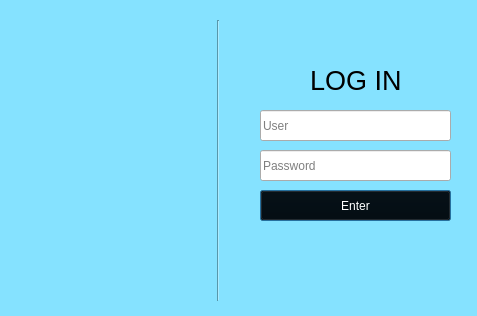
<?xml version="1.0" encoding="UTF-8"?>
<ui version="4.0">
 <class>Dialog</class>
 <widget class="QDialog" name="Dialog">
  <property name="geometry">
   <rect>
    <x>0</x>
    <y>0</y>
    <width>477</width>
    <height>316</height>
   </rect>
  </property>
  <property name="windowTitle">
   <string>Dialog</string>
  </property>
  <widget class="QFrame" name="FIRSTPOV">
   <property name="geometry">
    <rect>
     <x>-10</x>
     <y>-10</y>
     <width>491</width>
     <height>341</height>
    </rect>
   </property>
   <property name="font">
    <font>
     <family>Segoe UI Historic</family>
    </font>
   </property>
   <property name="styleSheet">
    <string notr="true">
QFrame {
    background-color: #85E2FF;
}
</string>
   </property>
   <property name="frameShape">
    <enum>QFrame::Shape::StyledPanel</enum>
   </property>
   <property name="frameShadow">
    <enum>QFrame::Shadow::Raised</enum>
   </property>
   <widget class="QPushButton" name="Enterbut">
    <property name="geometry">
     <rect>
      <x>270</x>
      <y>200</y>
      <width>191</width>
      <height>31</height>
     </rect>
    </property>
    <property name="styleSheet">
     <string notr="true">QPushButton {
    background-color: #000000;
    color: #ffffff;
}


QPushButton:hover {
    background-color: #333333;
}

QPushButton:pressed {
    background-color: #ffffff;
    color: #000000;
}
</string>
    </property>
    <property name="text">
     <string>Enter</string>
    </property>
   </widget>
   <widget class="QLineEdit" name="lineEdit">
    <property name="geometry">
     <rect>
      <x>270</x>
      <y>120</y>
      <width>191</width>
      <height>31</height>
     </rect>
    </property>
    <property name="text">
     <string/>
    </property>
    <property name="placeholderText">
     <string>User</string>
    </property>
   </widget>
   <widget class="QLineEdit" name="lineEdit_2">
    <property name="geometry">
     <rect>
      <x>270</x>
      <y>160</y>
      <width>191</width>
      <height>31</height>
     </rect>
    </property>
    <property name="text">
     <string/>
    </property>
    <property name="echoMode">
     <enum>QLineEdit::EchoMode::Normal</enum>
    </property>
    <property name="placeholderText">
     <string>Password</string>
    </property>
   </widget>
   <widget class="Line" name="line">
    <property name="geometry">
     <rect>
      <x>220</x>
      <y>30</y>
      <width>16</width>
      <height>281</height>
     </rect>
    </property>
    <property name="orientation">
     <enum>Qt::Orientation::Vertical</enum>
    </property>
   </widget>
   <widget class="QLabel" name="label">
    <property name="geometry">
     <rect>
      <x>320</x>
      <y>70</y>
      <width>131</width>
      <height>41</height>
     </rect>
    </property>
    <property name="font">
     <font>
      <family>Segoe UI Historic</family>
      <pointsize>20</pointsize>
     </font>
    </property>
    <property name="text">
     <string>LOG IN</string>
    </property>
   </widget>
   <widget class="QWidget" name="widget" native="true">
    <property name="geometry">
     <rect>
      <x>60</x>
      <y>100</y>
      <width>121</width>
      <height>121</height>
     </rect>
    </property>
    <property name="styleSheet">
     <string notr="true">
border-image: url("Brown Simple Cute Catering Logo.png");
border-top-left-radius: 0px;
</string>
    </property>
   </widget>
  </widget>
 </widget>
 <resources>
  <include location="NIGS.qrc"/>
 </resources>
 <connections/>
</ui>
